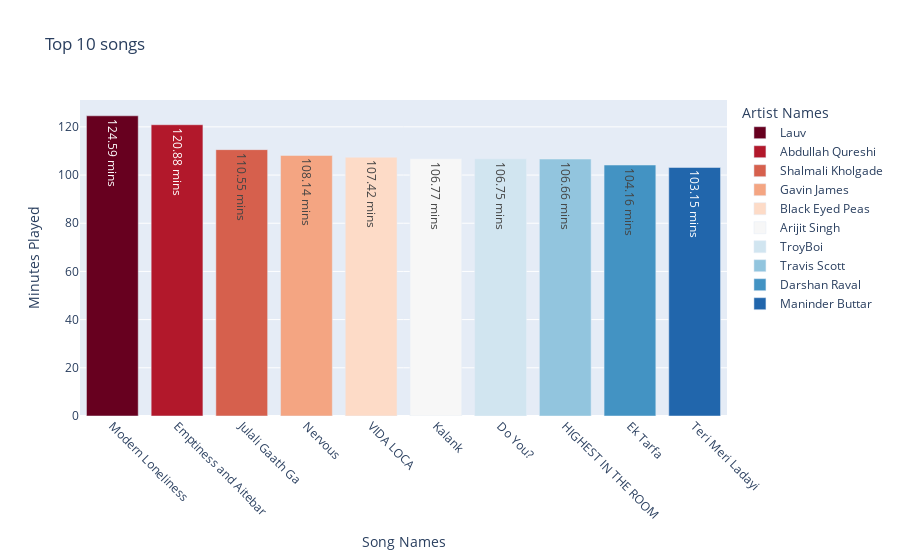

Here is the notebook cell this chart was saved with:
### Markdown cell above
According to the data, I do have some favorite artists.   
Following two factors were used:  
    1. Number of times an artist’s song played.       
    2. Total time spent listening to their songs.   
This list could change next year because of my habit of getting hooked on a song and listening to it repeatedly to bore me.    

*Artists: Arijit Singh, Pritam, A.R Rahman, Post Malone, Prateek Kuhad, Ed Sheeran maintain the top 5 spot.*

### Code cell
top_songs = pd.DataFrame(df_updated_streams.groupby(by=['track_name','artist_name'])['minutes_played'].sum().sort_values(ascending=False)[:10]).reset_index()

# remove artist names from the songs
top_songs['track_name'] = top_songs.track_name.apply(lambda x: x.split('(')[0].split('-')[0].strip())

fig = px.bar(top_songs, x='track_name', y='minutes_played', title='Top 10 songs', text='minutes_played', color='artist_name',
                 labels={'track_name':'Song Names', 'minutes_played':'Minutes Played', 'artist_name':'Artist Names'},
                 color_discrete_sequence=px.colors.sequential.RdBu)

fig.update_xaxes(tickangle=45)
fig.update_traces(texttemplate='%{text:.5s} mins', textposition='inside')
fig.show()

### Figure 1 — Plotly figure (JSON) as saved in the notebook; plotly's stock layout.template omitted (floating-point values rounded to 4 significant figures)
{"data": [{"alignmentgroup": "True", "hovertemplate": "Artist Names=Lauv<br>Song Names=%{x}<br>Minutes Played=%{text}<extra></extra>", "legendgroup": "Lauv", "marker": {"color": "rgb(103,0,31)"}, "name": "Lauv", "offsetgroup": "Lauv", "orientation": "v", "showlegend": true, "text": [124.6], "textposition": "inside", "texttemplate": "%{text:.5s} mins", "type": "bar", "x": ["Modern Loneliness"], "xaxis": "x", "y": [124.6], "yaxis": "y"}, {"alignmentgroup": "True", "hovertemplate": "Artist Names=Abdullah Qureshi<br>Song Names=%{x}<br>Minutes Played=%{text}<extra></extra>", "legendgroup": "Abdullah Qureshi", "marker": {"color": "rgb(178,24,43)"}, "name": "Abdullah Qureshi", "offsetgroup": "Abdullah Qureshi", "orientation": "v", "showlegend": true, "text": [120.9], "textposition": "inside", "texttemplate": "%{text:.5s} mins", "type": "bar", "x": ["Emptiness and Aitebar"], "xaxis": "x", "y": [120.9], "yaxis": "y"}, {"alignmentgroup": "True", "hovertemplate": "Artist Names=Shalmali Kholgade<br>Song Names=%{x}<br>Minutes Played=%{text}<extra></extra>", "legendgroup": "Shalmali Kholgade", "marker": {"color": "rgb(214,96,77)"}, "name": "Shalmali Kholgade", "offsetgroup": "Shalmali Kholgade", "orientation": "v", "showlegend": true, "text": [110.6], "textposition": "inside", "texttemplate": "%{text:.5s} mins", "type": "bar", "x": ["Julali Gaath Ga"], "xaxis": "x", "y": [110.6], "yaxis": "y"}, {"alignmentgroup": "True", "hovertemplate": "Artist Names=Gavin James<br>Song Names=%{x}<br>Minutes Played=%{text}<extra></extra>", "legendgroup": "Gavin James", "marker": {"color": "rgb(244,165,130)"}, "name": "Gavin James", "offsetgroup": "Gavin James", "orientation": "v", "showlegend": true, "text": [108.1], "textposition": "inside", "texttemplate": "%{text:.5s} mins", "type": "bar", "x": ["Nervous"], "xaxis": "x", "y": [108.1], "yaxis": "y"}, {"alignmentgroup": "True", "hovertemplate": "Artist Names=Black Eyed Peas<br>Song Names=%{x}<br>Minutes Played=%{text}<extra></extra>", "legendgroup": "Black Eyed Peas", "marker": {"color": "rgb(253,219,199)"}, "name": "Black Eyed Peas", "offsetgroup": "Black Eyed Peas", "orientation": "v", "showlegend": true, "text": [107.4], "textposition": "inside", "texttemplate": "%{text:.5s} mins", "type": "bar", "x": ["VIDA LOCA"], "xaxis": "x", "y": [107.4], "yaxis": "y"}, {"alignmentgroup": "True", "hovertemplate": "Artist Names=Arijit Singh<br>Song Names=%{x}<br>Minutes Played=%{text}<extra></extra>", "legendgroup": "Arijit Singh", "marker": {"color": "rgb(247,247,247)"}, "name": "Arijit Singh", "offsetgroup": "Arijit Singh", "orientation": "v", "showlegend": true, "text": [106.8], "textposition": "inside", "texttemplate": "%{text:.5s} mins", "type": "bar", "x": ["Kalank"], "xaxis": "x", "y": [106.8], "yaxis": "y"}, {"alignmentgroup": "True", "hovertemplate": "Artist Names=TroyBoi<br>Song Names=%{x}<br>Minutes Played=%{text}<extra></extra>", "legendgroup": "TroyBoi", "marker": {"color": "rgb(209,229,240)"}, "name": "TroyBoi", "offsetgroup": "TroyBoi", "orientation": "v", "showlegend": true, "text": [106.8], "textposition": "inside", "texttemplate": "%{text:.5s} mins", "type": "bar", "x": ["Do You?"], "xaxis": "x", "y": [106.8], "yaxis": "y"}, {"alignmentgroup": "True", "hovertemplate": "Artist Names=Travis Scott<br>Song Names=%{x}<br>Minutes Played=%{text}<extra></extra>", "legendgroup": "Travis Scott", "marker": {"color": "rgb(146,197,222)"}, "name": "Travis Scott", "offsetgroup": "Travis Scott", "orientation": "v", "showlegend": true, "text": [106.7], "textposition": "inside", "texttemplate": "%{text:.5s} mins", "type": "bar", "x": ["HIGHEST IN THE ROOM"], "xaxis": "x", "y": [106.7], "yaxis": "y"}, {"alignmentgroup": "True", "hovertemplate": "Artist Names=Darshan Raval<br>Song Names=%{x}<br>Minutes Played=%{text}<extra></extra>", "legendgroup": "Darshan Raval", "marker": {"color": "rgb(67,147,195)"}, "name": "Darshan Raval", "offsetgroup": "Darshan Raval", "orientation": "v", "showlegend": true, "text": [104.2], "textposition": "inside", "texttemplate": "%{text:.5s} mins", "type": "bar", "x": ["Ek Tarfa"], "xaxis": "x", "y": [104.2], "yaxis": "y"}, {"alignmentgroup": "True", "hovertemplate": "Artist Names=Maninder Buttar<br>Song Names=%{x}<br>Minutes Played=%{text}<extra></extra>", "legendgroup": "Maninder Buttar", "marker": {"color": "rgb(33,102,172)"}, "name": "Maninder Buttar", "offsetgroup": "Maninder Buttar", "orientation": "v", "showlegend": true, "text": [103.2], "textposition": "inside", "texttemplate": "%{text:.5s} mins", "type": "bar", "x": ["Teri Meri Ladayi"], "xaxis": "x", "y": [103.2], "yaxis": "y"}], "layout": {"barmode": "relative", "legend": {"title": {"text": "Artist Names"}, "tracegroupgap": 0}, "title": {"text": "Top 10 songs"}, "xaxis": {"anchor": "y", "domain": [0, 1], "tickangle": 45, "title": {"text": "Song Names"}}, "yaxis": {"anchor": "x", "domain": [0, 1], "title": {"text": "Minutes Played"}}}}
